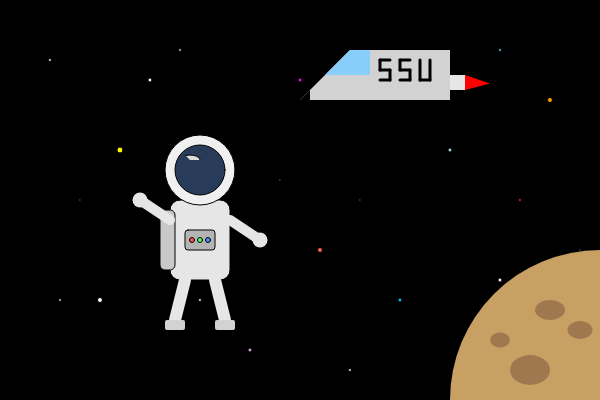
Frame 1 (no input)
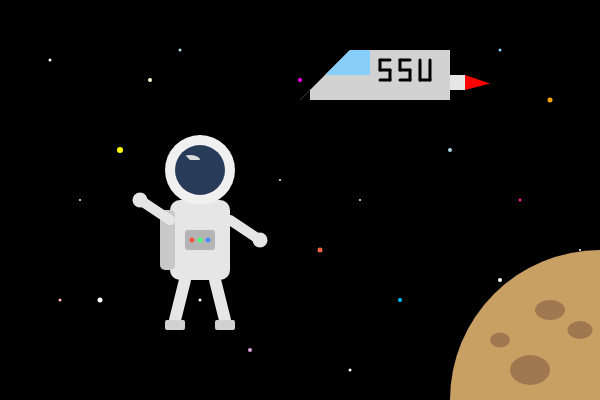
Frame 60 (no input)
Frame 120 (the mouse pressed at the canvas centre since frame 60): identical to frame 60, image omitted

The p5.js sketch that drew these frames (run headless with seeded random() and noise() and a simulated clock; from frame 60 on, the mouse is pressed at the canvas centre):

// p5.js sketch
// ── sketch.js
function setup() {
  createCanvas(600, 400);
}



function draw() {
  background(0);

  // 별들 표현
  fill(255);
  circle(50, 60, 3);

  fill(255, 255, 0);
  circle(120, 150, 6);

  fill(255, 0, 255);
  circle(300, 80, 4);

  fill(255);
  circle(360, 200, 2);

  fill(255);
  circle(200, 300, 3);

  fill(255);
  circle(100, 300, 5);

  fill(135, 206, 250);
  circle(500, 50, 3);

  fill(255, 165, 0);
  circle(550, 100, 5);

  fill(173, 216, 230);
  circle(450, 150, 4);

  fill(255, 20, 147);
  circle(520, 200, 3);

  fill(255, 255, 255);
  circle(580, 250, 2);

  fill(0, 191, 255);
  circle(400, 300, 4);

  fill(255, 255, 255);
  circle(350, 370, 3);

  fill(221, 160, 221);
  circle(250, 350, 4);

  fill(255, 255, 255);
  circle(80, 200, 2);

  fill(255, 192, 203);
  circle(60, 300, 3);

  fill(255, 255, 224);
  circle(150, 80, 4);

  fill(176, 224, 230);
  circle(180, 50, 3);

  fill(240, 248, 255);
  circle(280, 180, 2);

  fill(255, 99, 71);
  circle(320, 250, 5);

  fill(0, 255, 255);
  circle(420, 90, 3);

  fill(255, 255, 255);
  circle(500, 280, 4);
  
  // =========================================== //


  // 몸통
  fill(230);
  rect(170, 200, 60, 80, 10);

  fill(180);
  rect(185, 230, 30, 20, 3);
  fill(255, 80, 80);
  circle(192, 240, 5);
  fill(80, 255, 120);
  circle(200, 240, 5);
  fill(80, 140, 255);
  circle(208, 240, 5);

  // 배낭
  fill(200);
  rect(160, 210, 15, 60, 5); // 옆에 붙은 배낭

  // 머리
  fill(240);
  ellipse(200, 170, 70, 70); // 헬멧 외곽
  fill(40, 60, 90);
  ellipse(200, 170, 50, 50); // 안쪽 유리창
  fill(220);
  arc(190, 160, 20, 10, PI + QUARTER_PI, TWO_PI); // 반짝임

  // 팔
  stroke(230);
  strokeWeight(10);
  line(170, 220, 140, 200); // 왼팔
  line(230, 220, 260, 240); // 오른팔
  noStroke();
  fill(230);
  circle(140, 200, 15); // 왼손
  circle(260, 240, 15); // 오른손

  // 다리
  stroke(230);
  strokeWeight(12);
  line(185, 280, 175, 320); // 왼쪽 다리
  line(215, 280, 225, 320); // 오른쪽 다리
  noStroke();
  fill(210);
  rect(165, 320, 20, 10, 2); // 왼쪽 신발
  rect(215, 320, 20, 10, 2); // 오른쪽 신발
  
  // 우주선
  fill(210);
  triangle(300,100, 350, 100, 350, 50); // 우주선 몸통
  rect(350,50,100,50);
  fill(0);
  triangle(300,100,310,100,310,90);
  
  stroke(0,0,0);
  strokeWeight(3);
  line(380,60,390,60);
  line(380,60,380,70);
  line(380,70,390,70);
  line(390,70,390,80);
  line(380,80,390,80);
  
  line(400,60,410,60);
  line(400,60,400,70);
  line(400,70,410,70);
  line(410,70,410,80);
  line(400,80,410,80);
  
  line(420,60,420,80);
  line(420,80,430,80);
  line(430,80,430,60);
  
  noStroke();
  fill(135, 206, 250);
  triangle(325,75,350,75,350,50); // 창문
  rect(350,50,20,25);
  
  fill(230);
  rect(450,75,15,15); // 엔진
  fill(255,0,0);
  triangle(465,75,465,90,490,83.5); // 불
  
  
  // 행성
  fill(200, 160, 100);
  noStroke();
  ellipse(600, 400, 300, 300);

  // 크레이터
  fill(160, 120, 80);
  ellipse(530, 370, 40, 30);
  ellipse(580, 330, 25, 18);
  ellipse(550, 310, 30, 20);
  ellipse(500, 340, 20, 15);
}
